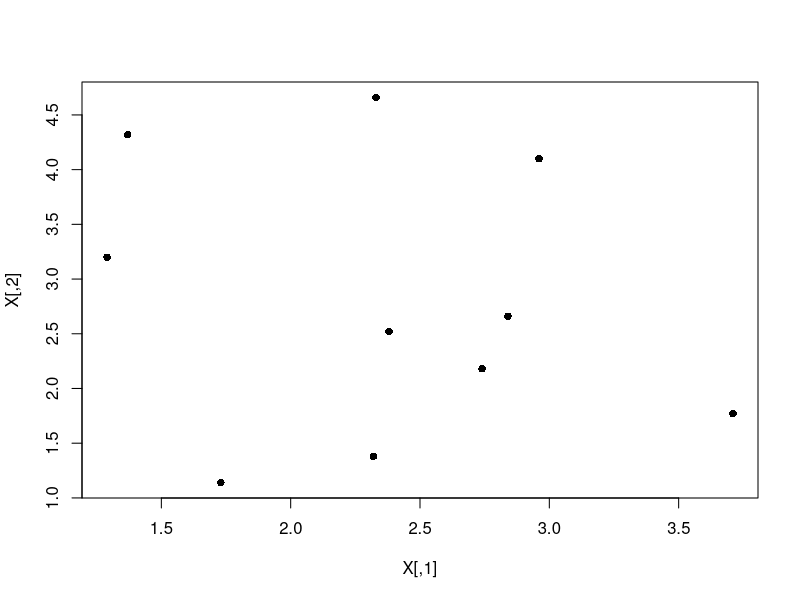
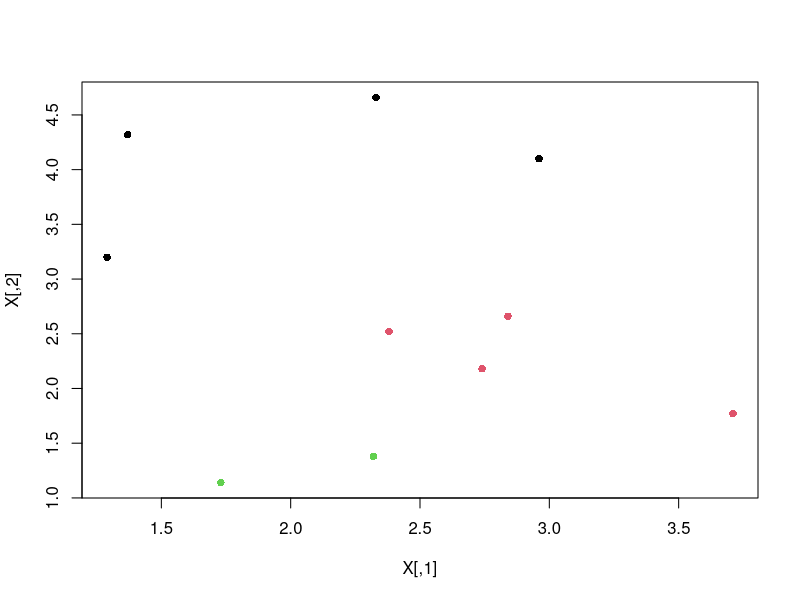
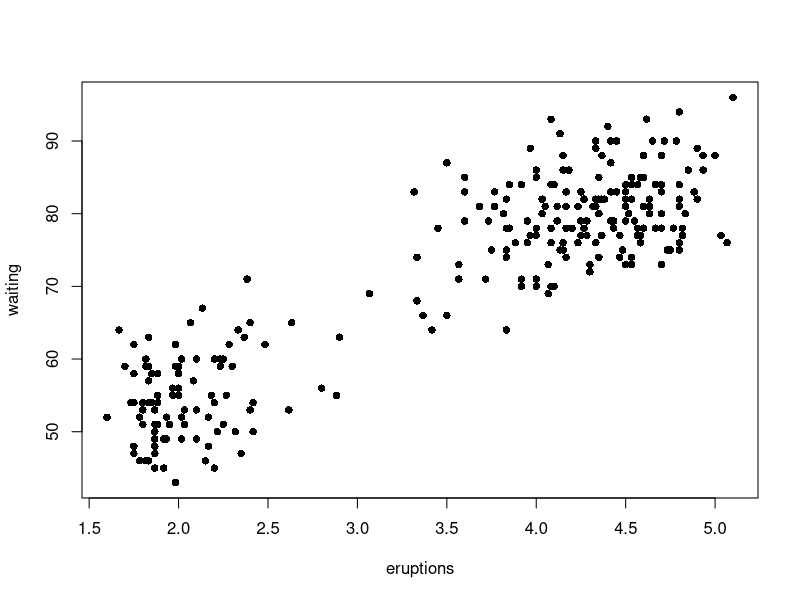
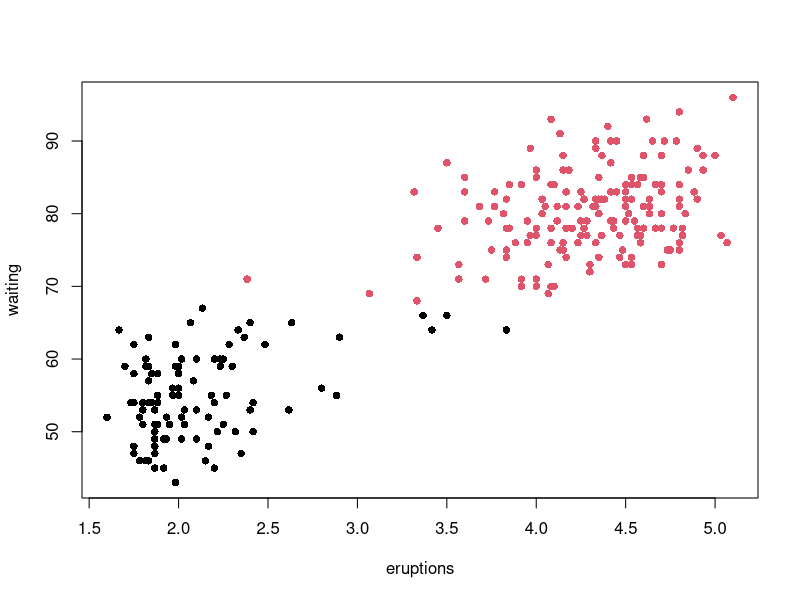
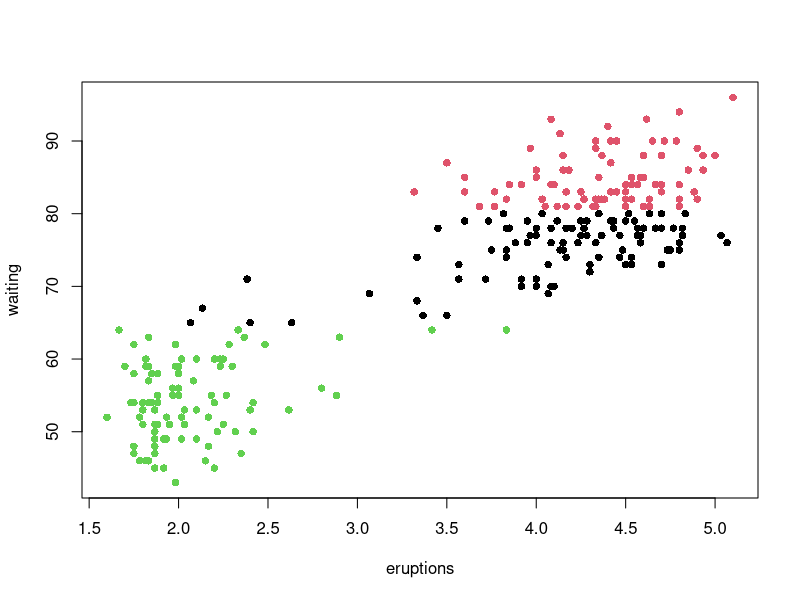
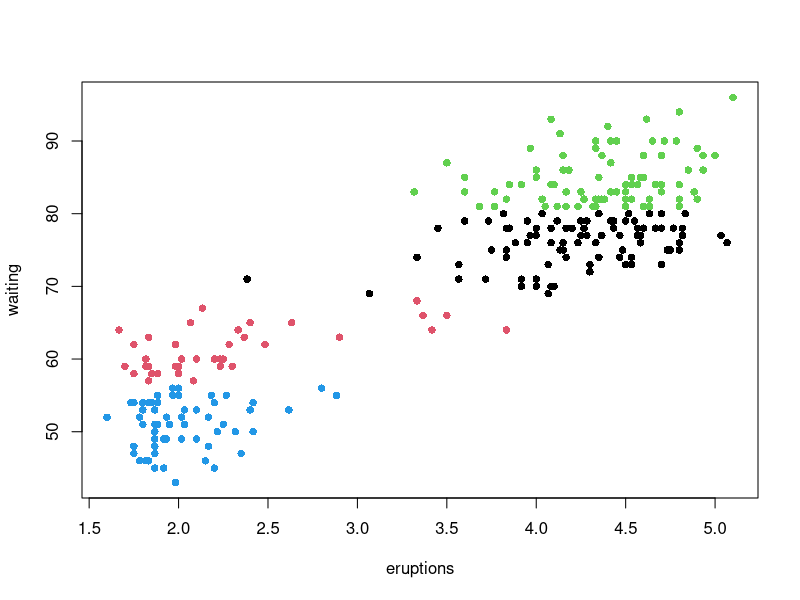
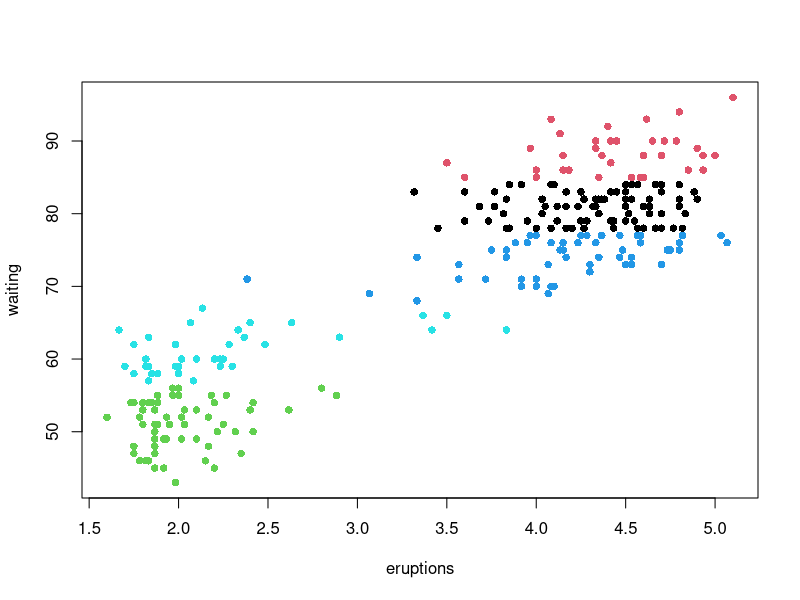

These figures' R source, in order:
## ---- chunk 1

X <- matrix(nrow = 10, ncol = 2, byrow = TRUE, c(
  2.33, 4.66, 
  2.96, 4.10,
  3.71, 1.77,
  1.29, 3.20,
  1.73, 1.14,
  1.37, 4.32,
  2.32, 1.38,
  2.38, 2.52,
  2.74, 2.18,
  2.84, 2.66
))

plot(X, pch = 16)
## ---- chunk 2

km <- kmeans(X, centers = 3, nstart = 5)

plot(X, pch = 16, col = km$cluster)
## ---- chunk 3

plot(faithful, pch = 16)

library(cluster)

km2 <- kmeans(faithful, centers = 2, nstart = 5)
plot(faithful, pch = 16, col = km2$cluster)

km3 <- kmeans(faithful, centers = 3, nstart = 5)
plot(faithful, pch = 16, col = km3$cluster)

km4 <- kmeans(faithful, centers = 4, nstart = 5)
plot(faithful, pch = 16, col = km4$cluster)

km5 <- kmeans(faithful, centers = 5, nstart = 5)
plot(faithful, pch = 16, col = km5$cluster)
